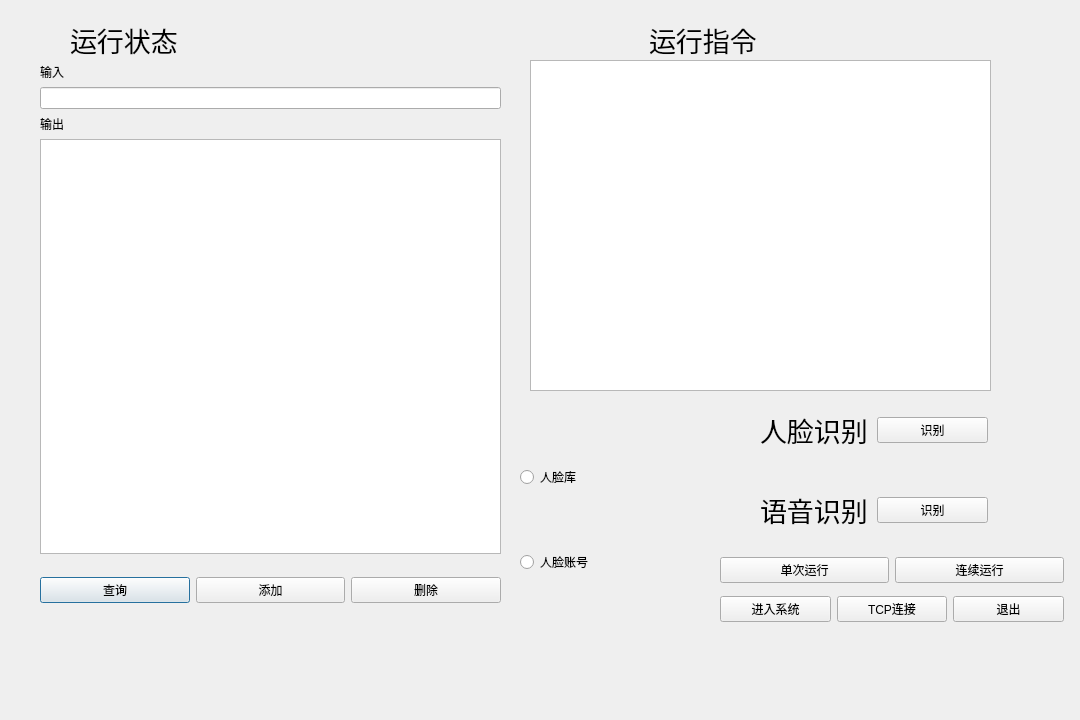
<?xml version="1.0" encoding="UTF-8"?>
<ui version="4.0">
 <class>dialog</class>
 <widget class="QDialog" name="dialog">
  <property name="geometry">
   <rect>
    <x>0</x>
    <y>0</y>
    <width>1080</width>
    <height>720</height>
   </rect>
  </property>
  <property name="windowTitle">
   <string>视觉分拣系统</string>
  </property>
  <widget class="QWidget" name="horizontalLayoutWidget">
   <property name="geometry">
    <rect>
     <x>40</x>
     <y>550</y>
     <width>461</width>
     <height>80</height>
    </rect>
   </property>
   <layout class="QHBoxLayout" name="horizontalLayout">
    <item>
     <widget class="QPushButton" name="searchButton">
      <property name="text">
       <string>查询</string>
      </property>
     </widget>
    </item>
    <item>
     <widget class="QPushButton" name="addButton">
      <property name="text">
       <string>添加</string>
      </property>
     </widget>
    </item>
    <item>
     <widget class="QPushButton" name="delButton">
      <property name="text">
       <string>删除</string>
      </property>
     </widget>
    </item>
   </layout>
  </widget>
  <widget class="QWidget" name="verticalLayoutWidget">
   <property name="geometry">
    <rect>
     <x>520</x>
     <y>410</y>
     <width>160</width>
     <height>221</height>
    </rect>
   </property>
   <layout class="QVBoxLayout" name="verticalLayout">
    <item>
     <widget class="QRadioButton" name="baseButton">
      <property name="text">
       <string>人脸库</string>
      </property>
     </widget>
    </item>
    <item>
     <widget class="QRadioButton" name="dataButton">
      <property name="text">
       <string>人脸账号</string>
      </property>
     </widget>
    </item>
   </layout>
  </widget>
  <widget class="QWidget" name="horizontalLayoutWidget_4">
   <property name="geometry">
    <rect>
     <x>760</x>
     <y>390</y>
     <width>228</width>
     <height>80</height>
    </rect>
   </property>
   <layout class="QHBoxLayout" name="horizontalLayout_4">
    <item>
     <widget class="QLabel" name="label_2">
      <property name="font">
       <font>
        <family>ADMUI3Lg</family>
        <pointsize>20</pointsize>
       </font>
      </property>
      <property name="text">
       <string>人脸识别</string>
      </property>
      <property name="textFormat">
       <enum>Qt::PlainText</enum>
      </property>
     </widget>
    </item>
    <item>
     <widget class="QPushButton" name="compareButton">
      <property name="text">
       <string>识别</string>
      </property>
     </widget>
    </item>
   </layout>
  </widget>
  <widget class="QPlainTextEdit" name="PlainText">
   <property name="geometry">
    <rect>
     <x>530</x>
     <y>60</y>
     <width>461</width>
     <height>331</height>
    </rect>
   </property>
  </widget>
  <widget class="QWidget" name="horizontalLayoutWidget_5">
   <property name="geometry">
    <rect>
     <x>70</x>
     <y>0</y>
     <width>1151</width>
     <height>80</height>
    </rect>
   </property>
   <layout class="QHBoxLayout" name="horizontalLayout_5">
    <item>
     <widget class="QLabel" name="label">
      <property name="font">
       <font>
        <family>ADMUI3Lg</family>
        <pointsize>20</pointsize>
       </font>
      </property>
      <property name="text">
       <string>运行状态</string>
      </property>
     </widget>
    </item>
    <item>
     <widget class="QLabel" name="label_3">
      <property name="font">
       <font>
        <family>ADMUI3Lg</family>
        <pointsize>20</pointsize>
       </font>
      </property>
      <property name="text">
       <string>运行指令</string>
      </property>
     </widget>
    </item>
   </layout>
  </widget>
  <widget class="QWidget" name="verticalLayoutWidget_2">
   <property name="geometry">
    <rect>
     <x>40</x>
     <y>63</y>
     <width>461</width>
     <height>491</height>
    </rect>
   </property>
   <layout class="QVBoxLayout" name="verticalLayout_2">
    <item>
     <layout class="QVBoxLayout" name="verticalLayout_3">
      <item>
       <widget class="QLabel" name="label_4">
        <property name="text">
         <string>输入</string>
        </property>
       </widget>
      </item>
     </layout>
    </item>
    <item>
     <widget class="QLineEdit" name="lineEdit"/>
    </item>
    <item>
     <widget class="QLabel" name="label_5">
      <property name="text">
       <string>输出</string>
      </property>
     </widget>
    </item>
    <item>
     <widget class="QTextBrowser" name="textBrowser"/>
    </item>
   </layout>
  </widget>
  <widget class="QWidget" name="gridLayoutWidget">
   <property name="geometry">
    <rect>
     <x>720</x>
     <y>550</y>
     <width>344</width>
     <height>80</height>
    </rect>
   </property>
   <layout class="QGridLayout" name="gridLayout">
    <item row="0" column="0">
     <layout class="QHBoxLayout" name="horizontalLayout_3">
      <item>
       <widget class="QPushButton" name="singleRunButton">
        <property name="text">
         <string>单次运行</string>
        </property>
       </widget>
      </item>
      <item>
       <widget class="QPushButton" name="continueRunButton">
        <property name="text">
         <string>连续运行</string>
        </property>
       </widget>
      </item>
     </layout>
    </item>
    <item row="1" column="0">
     <layout class="QHBoxLayout" name="horizontalLayout_2">
      <item>
       <widget class="QPushButton" name="startButton">
        <property name="text">
         <string>进入系统</string>
        </property>
       </widget>
      </item>
      <item>
       <widget class="QPushButton" name="connectButton">
        <property name="text">
         <string>TCP连接</string>
        </property>
       </widget>
      </item>
      <item>
       <widget class="QPushButton" name="exitButton">
        <property name="text">
         <string>退出</string>
        </property>
       </widget>
      </item>
     </layout>
    </item>
   </layout>
  </widget>
  <widget class="QWidget" name="horizontalLayoutWidget_6">
   <property name="geometry">
    <rect>
     <x>760</x>
     <y>470</y>
     <width>228</width>
     <height>80</height>
    </rect>
   </property>
   <layout class="QHBoxLayout" name="horizontalLayout_6">
    <item>
     <widget class="QLabel" name="label_6">
      <property name="font">
       <font>
        <family>ADMUI3Lg</family>
        <pointsize>20</pointsize>
       </font>
      </property>
      <property name="text">
       <string>语音识别</string>
      </property>
      <property name="textFormat">
       <enum>Qt::PlainText</enum>
      </property>
     </widget>
    </item>
    <item>
     <widget class="QPushButton" name="audioButton">
      <property name="text">
       <string>识别</string>
      </property>
     </widget>
    </item>
   </layout>
  </widget>
 </widget>
 <resources/>
 <connections/>
</ui>
